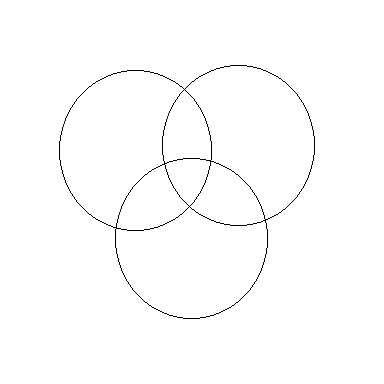
#> input picture 180836_A2/Assignment2/pic2.png, 384 x 384 px
$ jupyter execute --allow-errors Assignment_2_Ques4.ipynb
#> lines starting #> are read from the running program, lines starting #| are printed output that depends on the picture; after the words box and inside, x2 and y2 are one past the last pixel; in counts of white or black regions, pixels touching at a corner belong together
[cell 1]
# Copyright 2021 IITK EE604A Image Processing. All Rights Reserved.
#
# Licensed under the MIT License. Use and/or modification of this code outside of EE604 must reference:
#
# © IITK EE604A Image Processing
#
# Author: Dheeraj Bharti, Chiranjeev Prachand and Prof Tushar Sandhan, Department of Electrical Engineering, IIT Kanpur

[cell 2]
import argparse
import cv2
import numpy as np
import math
import matplotlib.pyplot as plt
from collections import defaultdict
from google.colab.patches import cv2_imshow

Upload 'pic2.png' file manually to your google colab working directory:

1. Click on the folder drawing button on the left below the <> sign.
2. Click on Upload to session storage button to upload the image.

[cell 3]
## In this function, after getting the edge image, circle detection will be carried out.

def find_hough_circles(image, edge_image, r_min, r_max, delta_r, num_thetas, bin_threshold, post_process = True):

  '''
  Input:

  image - Input 2-D RGB image

  edge_image - Canny algorithm output of image variable

  r_min - Min radius circle to detect. Default is 10.

  r_max - Max radius circle to detect. Default is 200.

  delta_r - Delta change in radius from r_min to r_max. Default is 1.

  num_thetas - Number of steps for theta from 0 to 2PI. Default is 100.

  bin_threshold - Thresholding value in percentage to shortlist candidate for circle. Default is 0.4 i.e. 40%.

  Output:

  output_image

  out_circles

  '''


  img_height, img_width = edge_image.shape[:2]

  # R and Theta ranges
  dtheta = int(360 / num_thetas)

  #######################################################################
   # Write code according to the instruction written infront of the line.
  #######################################################################

  # Write your code here #    ## Use np.arange; divide 0 to 360 in dtheta steps; name it thetas ##
  # Write your code here #    ## Use np.arange; divide radius from r_min to r_max in delta_r steps; name it rs ##

  # Cos and Sin of theta values required later
  cos_thetas = np.cos(np.deg2rad(thetas))
  sin_thetas = np.sin(np.deg2rad(thetas))


  circle_candidates = []

  for r in rs:
    for t in range(num_thetas):
      circle_candidates.append((r, int(r * cos_thetas[t]), int(r * sin_thetas[t])))

  accumulator = defaultdict(int)


  #######################################################################
   # Write code according to the instruction written infront of the line.
  #######################################################################

  # Write your code here #    ##  Using nested for loops, for every point (x,y) in edge_image,
                               #  1. for every white pixel,
                               #  2. iterate through all three variables of circle_candidates namely r,rcos_t and rsin_t together
                               #     and calculate x_center = x - rcos_t and y_center = y - rsin_t
                               #  3. and, increment the accumulator using accumulator[(x_center, y_center, r)] += 1


  output_img = image.copy()

  out_circles = []


  #######################################################################
   # Write code according to the instruction written infront of the line.
  #######################################################################

  # Write your code here #   ## Sort the accumulator votes, remember it is a dictionary; thus, sort by value (i.e. votes)
                              # Aim is to only keep that candidate_circle value whose vote percentage is above the bin_threshold value
                              # so as to minimize the number of candidate circles
                              # After that, store that centre coordinate and radius tuple i.e. (xo,yo,r) along with its vote percentage
                              # together using variable out_circles ; Hint: Use out_circles.append((xo, yo, r, vote_percentage))
                              # Also, print (xo,yo,r,vote_percentage)


  # This step further narrows down our candidates by eliminating very nearby circles
  # and only keeps circles which are far from each other by a pixel_threshold
  if post_process :
    pixel_threshold = 5
    postprocess_circles = []
    for x, y, r, v in out_circles:
      if all(abs(x - xc) > pixel_threshold or abs(y - yc) > pixel_threshold or abs(r - rc) > pixel_threshold for xc, yc, rc, v in postprocess_circles):
        postprocess_circles.append((x, y, r, v))
    out_circles = postprocess_circles


  for x, y, r, v in out_circles:
    output_img = cv2.circle(output_img, (x,y), r, (123,15,125), 2)

  return output_img, out_circles

Click on Runtime and select Run all before submitting this file.

[cell 4]
###################################################################
## Try to vary these values and observe the change in output   ###
## The best values may or may not be the given values          ####
r_min = 10
r_max = 200
delta_r = 1
num_thetas = 100
bin_threshold = 0.4
min_edge_threshold = 100
max_edge_threshold = 200
###################################################################

input_img = cv2.imread('pic2.png')
#> input_img is the input picture: shape (384, 384, 3); 99.1% white; black in thin lines or dots, all inside (x1, y1, x2, y2) = (59, 65, 315, 319)
edge_image = cv2.cvtColor(input_img, cv2.COLOR_BGR2GRAY)
edge_image = cv2.Canny(edge_image, min_edge_threshold, max_edge_threshold)
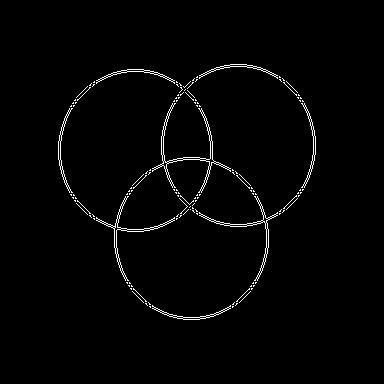
#> edge_image: shape (384, 384); 1.8% white in thin lines or dots, all inside (x1, y1, x2, y2) = (58, 64, 316, 320)
cv2_imshow(edge_image)
cv2.waitKey(0)

#> (the rest of this cell did not finish here and is left out)

    cv2_imshow( circle_img)
    cv2.waitKey(0)


else:
    print ("Error in input image!")

print ("Detecting Hough Circles Complete!")
